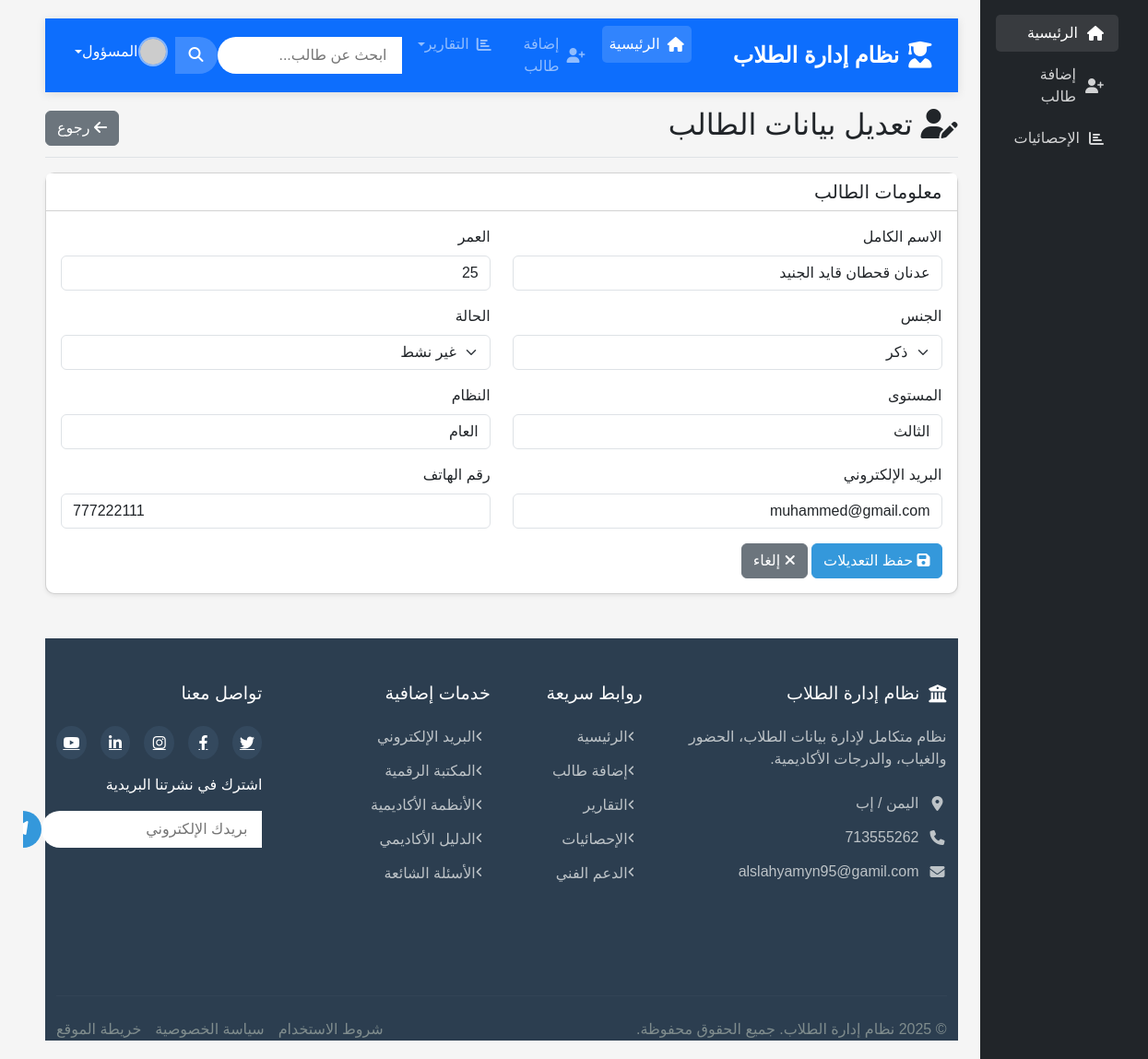
Page /edit/2/ on the committed database.
### Lab4/models.py (models this page shows, shortened)
class Students2(models.Model):
    GENDER_CHOICES = [
        ('ذكر', 'ذكر'),
        ('أنثى', 'أنثى'),
    ]
    STATUS_CHOICES = [
        ('نشط', 'نشط'),
        ('غير نشط', 'غير نشط'),
    ]
    name = models.CharField(max_length=100, verbose_name="الاسم الكامل")
    age = models.IntegerField(verbose_name="العمر")
    state = models.CharField(max_length=10, choices=STATUS_CHOICES, verbose_name="الحالة")
    gender = models.CharField(max_length=10, choices=GENDER_CHOICES, verbose_name="الجنس")
    level = models.CharField(max_length=50, verbose_name="المستوى")
    email = models.EmailField(verbose_name="الإيميل")
    phone = models.CharField(max_length=20, verbose_name="رقم الهاتف")
    system = models.CharField(max_length=50, verbose_name="النظام")
    class Meta:
        verbose_name = "طالب"
        verbose_name_plural = "الطلاب"

### Lab4/views.py (the view)
# urls.py: path('edit/<int:student_id>/', views.edit_student, name='edit_student'),
def edit_student(request, student_id):
    student = get_object_or_404(Students2, id=student_id)
    if request.method == 'POST':
        form = StudentForm(request.POST, instance=student)
        if form.is_valid():
            form.save()
            return redirect('student_list')
    else:
        form = StudentForm(instance=student)
    return render(request, 'lab4/edit.html', {
        'form': form,
        'student': student
    })

### Lab4/forms.py
class StudentForm(forms.ModelForm):
    class Meta:
        model = Students2
        fields = '__all__'
        widgets = {
            'name': forms.TextInput(attrs={'class': 'form-control'}),
            'age': forms.NumberInput(attrs={'class': 'form-control'}),
            'state': forms.Select(attrs={'class': 'form-select'}),
            'gender': forms.Select(attrs={'class': 'form-select'}),
            'level': forms.TextInput(attrs={'class': 'form-control'}),
            'email': forms.EmailInput(attrs={'class': 'form-control'}),
            'phone': forms.TextInput(attrs={'class': 'form-control'}),
            'system': forms.TextInput(attrs={'class': 'form-control'}),
        }

### templates/lab4/edit.html (shortened to what this page needs)
{% extends 'lab4/base.html' %}
{% block content %}
<div class="d-flex justify-content-between flex-wrap flex-md-nowrap align-items-center pt-3 pb-2 mb-3 border-bottom">
    <h1 class="h2"><i class="fas fa-user-edit"></i> تعديل بيانات الطالب</h1>
    <div class="btn-toolbar mb-2 mb-md-0">
        <a href="{% url 'student_list' %}" class="btn btn-secondary">
            <i class="fas fa-arrow-left"></i> رجوع
        </a>
    </div>
</div>
<div class="card shadow-sm">
    <div class="card-header bg-white">
        <h5 class="mb-0">معلومات الطالب</h5>
    </div>
    <div class="card-body">
        <form method="post" class="needs-validation" novalidate>
            <div class="row mb-3">
                <div class="col-md-6">
                    <label for="name" class="form-label">الاسم الكامل</label>
                    <input type="text" class="form-control" id="name" name="name" value="{{ student.name }}" required>
                </div>
                <div class="col-md-6">
                    <label for="age" class="form-label">العمر</label>
                    <input type="number" class="form-control" id="age" name="age" value="{{ student.age }}" required>
                </div>
            </div>
            <div class="row mb-3">
                <div class="col-md-6">
                    <label for="gender" class="form-label">الجنس</label>
                    <select class="form-select" id="gender" name="gender" required>
                        <option value="ذكر" {% if student.gender == 'ذكر' %}selected{% endif %}>ذكر</option>
                    </select>
                </div>
                <div class="col-md-6">
                    <label for="state" class="form-label">الحالة</label>
                    <select class="form-select" id="state" name="state" required>
                        <option value="غير نشط" {% if student.state == 'غير نشط' %}selected{% endif %}>غير نشط</option>
                    </select>
                </div>
            </div>
            <div class="row mb-3">
                <div class="col-md-6">
                    <label for="level" class="form-label">المستوى</label>
                    <input type="text" class="form-control" id="level" name="level" value="{{ student.level }}" required>
                </div>
                <div class="col-md-6">
                    <label for="system" class="form-label">النظام</label>
                    <input type="text" class="form-control" id="system" name="system" value="{{ student.system }}" required>
                </div>
            </div>
            <div class="row mb-3">
                <div class="col-md-6">
                    <label for="email" class="form-label">البريد الإلكتروني</label>
                    <input type="email" class="form-control" id="email" name="email" value="{{ student.email }}" required>
                </div>
                <div class="col-md-6">
                    <label for="phone" class="form-label">رقم الهاتف</label>
                    <input type="tel" class="form-control" id="phone" name="phone" value="{{ student.phone }}" required>
                </div>
            </div>
            <div class="text-end">
                <button type="submit" class="btn btn-primary">
                    <i class="fas fa-save"></i> حفظ التعديلات
                </button>
                <a href="{% url 'student_list' %}" class="btn btn-secondary">
                    <i class="fas fa-times"></i> إلغاء
                </a>
            </div>
        </form>
    </div>
</div>
{% endblock %}

### templates/lab4/base.html (style rules this page uses)
:root { --primary: #3498db; --secondary: #2c3e50; --success: #2ecc71; --danger: #e74c3c; --light: #f8f9fa; --dark: #343a40; }
body { font-family: 'Tajawal', sans-serif; background-color: #f5f5f5; }
.card { border-radius: 10px; box-shadow: 0 4px 6px rgba(0, 0, 0, 0.1); }
.btn-primary { background-color: var(--primary); border-color: var(--primary); }

### rows in the picture
Students2: name "عدنان قحطان قايد الجنيد", age "25", gender "ذكر", state "غير نشط", level "الثالث", system "العام", email "muhammed@gmail.com", phone "777222111"
